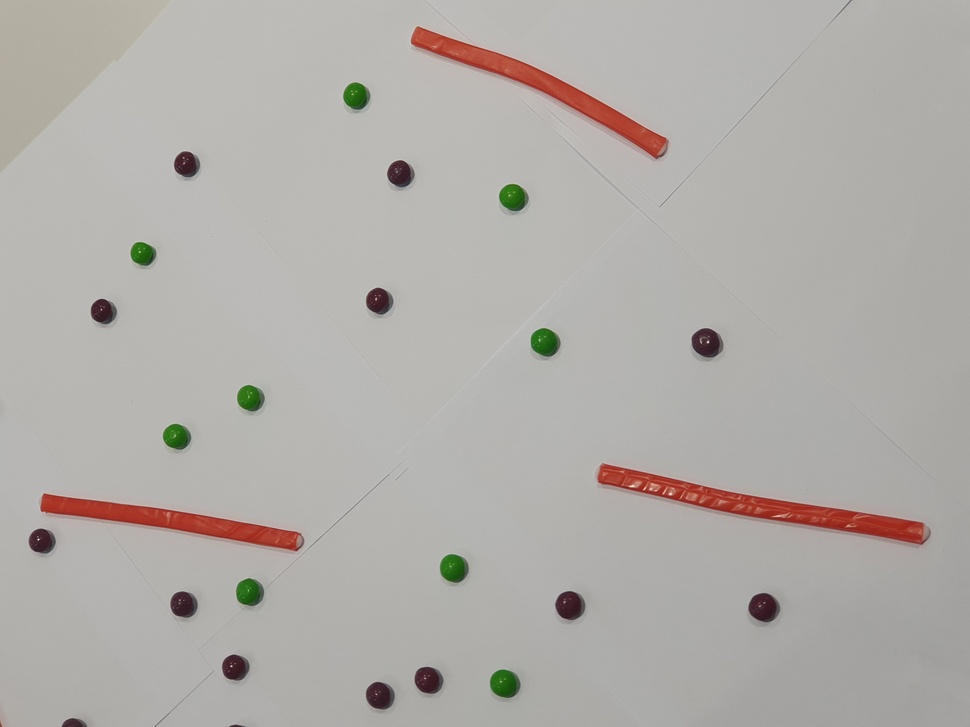
#> input picture images (1)/20230113_102446.jpg, 970 x 727 px, shrunk from 4032 x 3024 before the run
$ python 2572705.py   (older library calls are emulated)
#> lines starting #> are read from the running program, lines starting #| are printed output that depends on the picture; after the words box and inside, x2 and y2 are one past the last pixel; in counts of white or black regions, pixels touching at a corner belong together
#!/usr/bin/env python3
# -*- coding: utf-8 -*-
"""
Created on Fri Mar 24 17:02:51 2023

@author: 2572705
"""

#Importing Necessary Libraries
import numpy as np
import matplotlib.pyplot as plt
from skimage import io,filters
import scipy.ndimage as nd
from skimage.segmentation import clear_border
from scipy.spatial import distance as dist

# cv2 is imported to help with image processing and manipulation
import cv2 as cv

#Imutils is used to extract contours from the cv2 contours making it easier to separate objects
import imutils
from imutils import perspective

def process(img):

    #Reading in image
    im = cv.cvtColor(img, cv.COLOR_BGR2GRAY)

     #Converting image from bgr to rgb
    img1 = cv.cvtColor(img,cv.COLOR_BGR2RGB)

    #Finding threshold for mask
    val = filters.threshold_otsu(im)

    #creating binary mask for background
    drops = nd.binary_fill_holes(im < val)

    #Remove objects touching the border
    #Opened first to prevent accidental removal where nonskittle background
    #noise touches side causing skittle to be removed


    #Setup Kernal as a 30,30 matrix of ones for errosion
    pre_kernel = np.ones((30,30),np.uint8)

    #Applying Open to image
    temp_drops = cv.morphologyEx(drops.astype('uint8'), cv.MORPH_OPEN, pre_kernel)

    #Crearing a mask to remove objects in contact with border and background
    no_back_or_border =  clear_border(temp_drops)


    #Applying mask to each colour
    non_stacked_img = []
    for i in range(3):
        temp = img1[:,:,i]*no_back_or_border
        non_stacked_img.append(temp)


    #restacking each color to reform image
    img1_masked = np.dstack((non_stacked_img[0],non_stacked_img[1],non_stacked_img[2]))

    #grayscaling masked image
    masked_gray = cv.cvtColor(img1_masked, cv.COLOR_RGB2GRAY)

    #Bluring grayscale to make contours easier to find by removing small details
    gray_blur = cv.medianBlur(masked_gray,25)

    #Finds the outline of an Object using cotours
    cnt = cv.findContours(gray_blur,cv.RETR_EXTERNAL, cv.CHAIN_APPROX_SIMPLE)
    cnts = imutils.grab_contours(cnt)


    #Creating a function to find the midpoint of the rectangle that will be drawn around objects
    def midpoint(ptA, ptB):
    	return ((ptA[0] + ptB[0]) * 0.5, (ptA[1] + ptB[1]) * 0.5)

    #Creating empty arrays to be filled
    boxes = []
    new_cnts = []


    #Creating Array of ones the same size as the image to be used later
    mask = np.ones(im.shape[:2], dtype="uint8")*255


    #For loop to find centroids and object shape
    for c in cnts:
        #Creates an Array called box that is a rectangle around an object at its most extreme dimentions
        box = cv.minAreaRect(c)
        box = cv.cv.BoxPoints(box) if imutils.is_cv2() else cv.boxPoints(box)
        #Converts the box values to integers as they should be for pixel values
        box = np.array(box, dtype="int")
        #orders the points in the box varriable
        box = perspective.order_points(box)

        # creates varriables for each corner of the box
        (tl, tr, br, bl) = box
        #Finds the midpoint between each corner using the midpoint fuction created
        (tltrX, tltrY) = midpoint(tl, tr)
        (blbrX, blbrY) = midpoint(bl, br)
        (tlblX, tlblY) = midpoint(tl, bl)
        (trbrX, trbrY) = midpoint(tr, br)

        #Calculates the width and length of the object by measuring distance between midpoints
        Width = dist.euclidean((tltrX, tltrY), (blbrX, blbrY))
        Length = dist.euclidean((tlblX, tlblY), (trbrX, trbrY))

        #Assumes that all desired objects are round and therefore
        #the object should be as wide as it is tall therefore if it's
        #dimention ratio is >2.5:1 it will stored in a separate array (new_cnts)

        if Length<Width*2.5 and Width<Length*2.5:
            boxes.append(box)


        else:
            #Creating a mask to remove the long objects
            cv.drawContours(mask, [c], -1, 0, -1)
            new_cnts.append(c)

    #Converting mask to uint8
    mask = mask.astype('uint8')


    #applying mask of long objects
    Long_objects_removed = cv.bitwise_and(img1_masked, img1_masked, mask = mask)

    #Applying Inverted Mask to Check What Was Removed
    inverted_mask = cv.bitwise_not(mask)


    Removed_Object_Img = cv.bitwise_and(img1_masked, img1_masked, mask = inverted_mask)


    #Converting removed object image to hsv
    Removed_Object_hsv = cv.cvtColor(Removed_Object_Img, cv.COLOR_RGB2HSV)


    #Color Thresholding Removed Image

    brown_long = cv.inRange(Removed_Object_hsv,(95,0,0),(250,190,95))

    green_long = cv.inRange(Removed_Object_hsv,(35,25,25),(80,255,255))


    #Adding Back any skittles that may have been removed by accident
    final_image_mask = green_long+brown_long


    #Creating kernel for closing 'final image'
    kernel = np.ones((50,50),np.uint8)

    #Closing final_image_mask to fill in empty areas within objects eg. bright spots
    final_image_mask = cv.morphologyEx(final_image_mask, cv.MORPH_CLOSE, kernel)


    #isolating objects to be added back to image that were removed if touching long objects
    to_add_back = cv.bitwise_and(img1_masked, img1_masked, mask = final_image_mask)

    #Summing the 2 images to get final image
    final_image = to_add_back + Long_objects_removed
    final_image_hsv=  cv.cvtColor(final_image, cv.COLOR_RGB2HSV)


    #Creating mask to separate green and brown skittls in the final image
    brown_mask_for_count = cv.inRange(final_image_hsv,(100,0,0),(250,250,150))

    green_mask_for_count = cv.inRange(final_image_hsv,(35,25,25),(80,255,255))

    #Applying masks
    brown_iso =  cv.bitwise_and(final_image, final_image, mask = brown_mask_for_count)
    green_iso =  cv.bitwise_and(final_image, final_image, mask = green_mask_for_count)


    #Blurring image to prevent small bright objects being counted
    gray_green_iso = cv.medianBlur(cv.cvtColor(green_iso, cv.COLOR_RGB2GRAY),25)
    gray_brown_iso = cv.medianBlur(cv.cvtColor(brown_iso, cv.COLOR_RGB2GRAY),25)

    #Removing Small Objects
    gray_brown_iso = cv.morphologyEx(gray_brown_iso, cv.MORPH_OPEN, kernel)
    gray_green_iso = cv.morphologyEx(gray_green_iso, cv.MORPH_OPEN, kernel)

    #Eroding to remove touching objects
    erode_kernel = np.ones((25,25),np.uint8)


    gray_brown_iso = cv.erode(gray_brown_iso, erode_kernel, iterations=1)
    gray_green_iso = cv.erode(gray_green_iso, erode_kernel, iterations=1)


    #Finding Centroids
    cnts_green = cv.findContours(gray_green_iso,cv.RETR_EXTERNAL, cv.CHAIN_APPROX_SIMPLE)

    cnts_green = imutils.grab_contours(cnts_green)

    cnts_brown = cv.findContours(gray_brown_iso,cv.RETR_EXTERNAL, cv.CHAIN_APPROX_SIMPLE)

    cnts_brown = imutils.grab_contours(cnts_brown)


    #Counting number of centroids to be returned from function
    number_1 = len(cnts_green)

    number_2 = len(cnts_brown)


    coordinates_1 = []
    coordinates_2 = []

    #filling list with centroid values when number of objects is > 0
    if number_1 >0:
        for i in cnts_green:
            M = cv.moments(i)
            iX = int(M["m10"] / M["m00"])
            iY = int(M["m01"] / M["m00"])
            cent = [iX,iY]
            coordinates_1.append(cent)

    if number_2 >0:
        for i in cnts_brown:
            M = cv.moments(i)
            iX = int(M["m10"] / M["m00"])
            iY = int(M["m01"] / M["m00"])
            cent = [iX,iY]
            coordinates_2.append(cent)

    #Returning required varriable
    return number_1,number_2,coordinates_1,coordinates_2


#do not remove the line below and put all your runtime code down there so that this file can be imported without executing anything
def highlight(image,coordinates_1,coordinates_2,ax=None):
    #do not change this function
    if ax is None:
        fig,ax = plt.subplots()
    ax.imshow(image)
    for x,y in coordinates_1:
        ax.plot(x,y,'ro')
    for x,y in coordinates_2:
        ax.plot(x,y,'wo')

#do not remove the line below and put all your runtime code down there so that this file can be imported without executing anything
if __name__ == "__main__":
    #read an image
    image = io.imread('20230113_102446.jpg')
#> image is the input picture: shape (727, 970, 3); mean R, G, B 176.7, 173.1, 169
    #get the numbers from the function
    n1,n2,coo1,coo2 = process(image)
#> in process, `im = cv.cvtColor(img, cv.COLOR_BGR2GRAY)`:
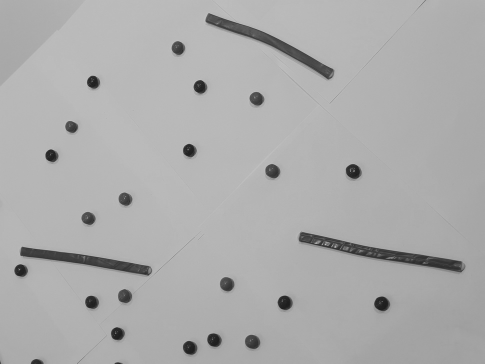
#> im: shape (727, 970) (shown at 1/2 size); min 23, max 248, mean 172.4
#> in process, `val = filters.threshold_otsu(im)`: val = 121
#> in process, `drops = nd.binary_fill_holes(im < val)`:
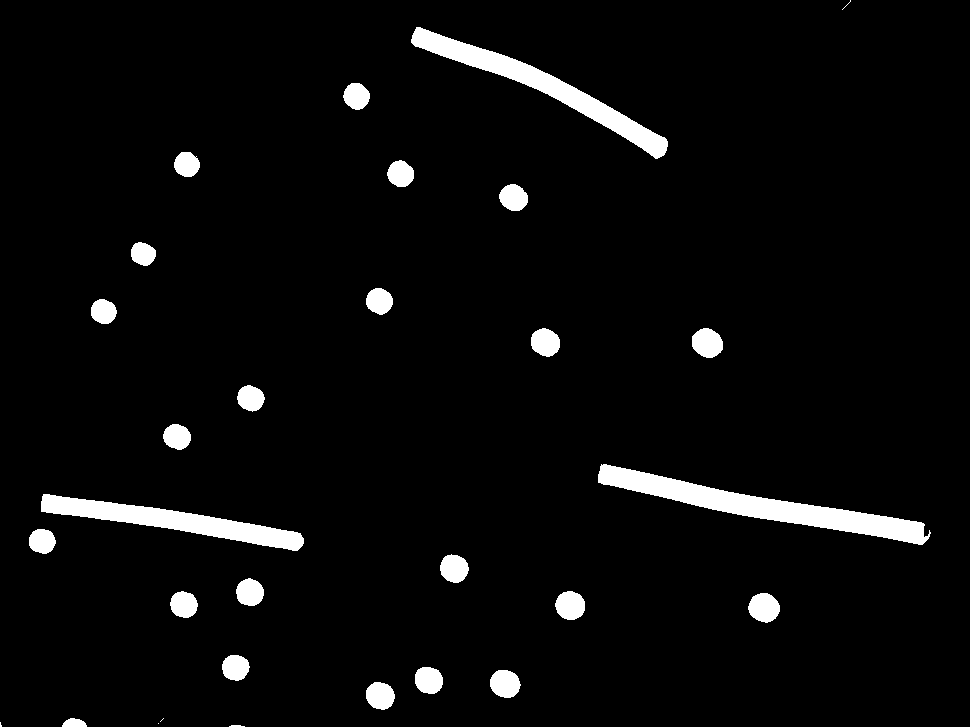
#> drops: shape (727, 970) bool; 4.2% white; 30 white regions (4 under 20 px), largest, box (x1, y1, x2, y2) and area: (598, 464, 931, 545) 6958, (411, 27, 668, 159) 5481, (41, 494, 304, 551) 4888
#> after the loop in process, `for i in range(3):`: non_stacked_img = 3 items
#> in process, `cnt = cv.findContours(gray_blur,cv.RETR_EXTERNAL, cv.CHAIN_APPROX_SIMP..`: cnt = 0 contours
#> in process, `cnts = imutils.grab_contours(cnt)`: cnts = []
#> in process, `cnts_green = cv.findContours(gray_green_iso,cv.RETR_EXTERNAL, cv.CHAIN..`: cnts_green = 0 contours
#> in process, `cnts_green = imutils.grab_contours(cnts_green)`: cnts_green = []
#> in process, `cnts_brown = cv.findContours(gray_brown_iso,cv.RETR_EXTERNAL, cv.CHAIN..`: cnts_brown = 0 contours
#> in process, `cnts_brown = imutils.grab_contours(cnts_brown)`: cnts_brown = []
#> in process, `number_1 = len(cnts_green)`: number_1 = 0
#> n1 = 0; n2 = 0; coo1 = []; coo2 = []
    #plot it
    highlight(image,coo1,coo2)
    plt.show()

$ run again, with images (1)/20230113_102123.jpg copied over images (1)/20230113_102446.jpg
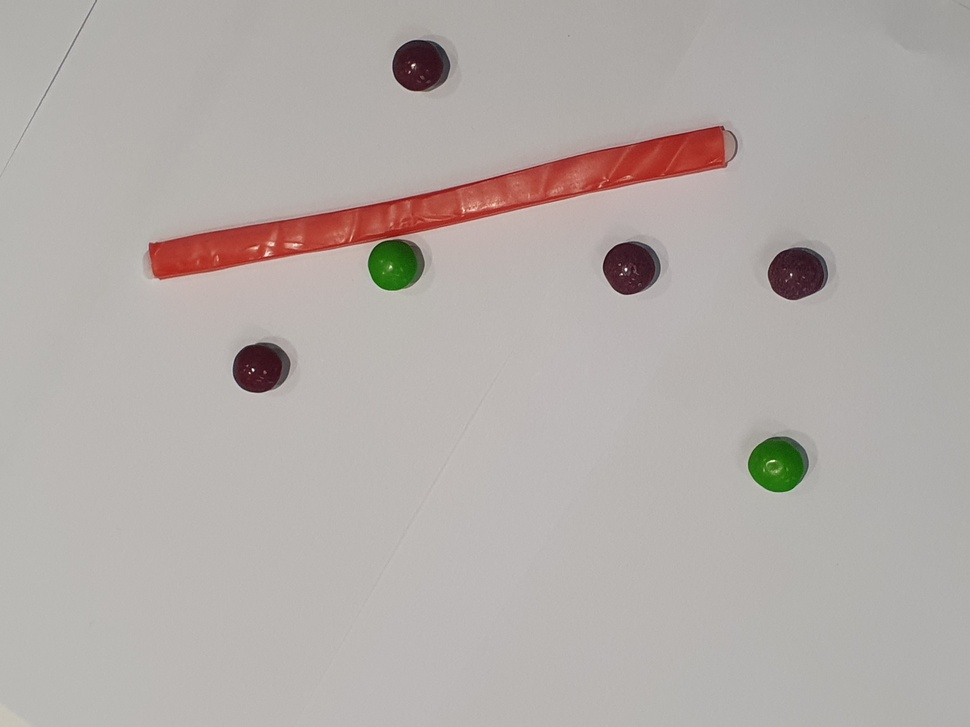
#> input picture images (1)/20230113_102123.jpg, 970 x 727 px, shrunk from 4032 x 3024 before the run
#> image is the input picture: shape (727, 970, 3); mean R, G, B 179, 172, 168.5
#> val = 121
#> drops: shape (727, 970) bool; 5.3% white; 25 white regions (17 under 20 px), largest, box (x1, y1, x2, y2) and area: (149, 126, 738, 280) 22764, (748, 437, 809, 492) 2594, (768, 247, 828, 300) 2472
#> temp_drops: shape (727, 970); values 0 (black) and 1 (white), 4.9% white; 7 white regions
#> after the loop in process, `for i in range(3):`: non_stacked_img = 3 items
#> cnt = 6 contours; box (x1, y1, x2, y2) and area: (154, 131, 732, 288) 23705, (755, 441, 805, 489) 1930, (774, 252, 824, 296) 1797, (398, 44, 446, 89) 1760, (609, 246, 656, 291) 1718, (238, 347, 285, 390) 1635
#> cnts has the same summary as cnt
#> the loop in process, `for c in cnts:` made 6 passes
#> (tl, tr, br, bl, tltrX, tltrY, blbrX, blbrY) on passes 1 to 6: ([755, 441], [804, 441], [804, 488], [755, 488], 779.5, 441, 779.5, 488), ([238, 347], [284, 347], [284, 389], [238, 389], 261, 347, 261, 389), ([774, 252], [823, 252], [823, 295], [774, 295], 798.5, 252, 798.5, 295), ([609, 246], [655, 246], [655, 290], [609, 290], 632, 246, 632, 290), ([149, 244], [727, 124], [746, 215], [169, 335], 438, 184, 457.5, 275), ([398, 44], [445, 44], [445, 88], [398, 88], 421.5, 44, 421.5, 88)
#> after the loop in process, `for c in cnts:`:
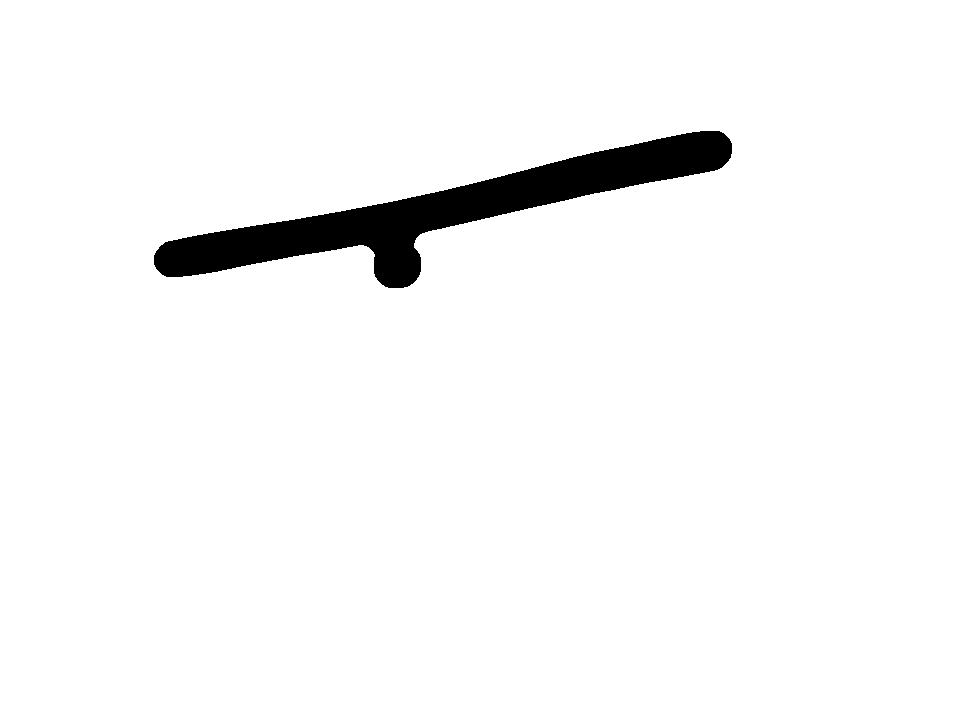
#> mask: shape (727, 970); 96.5% white; 1 black region
#> after the loop in process, `for c in cnts:`: boxes = [[[755, 441], [804, 441], [804, 488], [755, 488]], [[238, 347], [284, 347], [284, 389], [238, 389]], [[774, 252], [823, 252], [823, 295], [774, 295]], [[609, 246], [655, 246], [655, 290], [609, 290]], [[398, 44], [445, 44], [445, 88], [398, 88]]]; new_cnts = 1 contour; box (x1, y1, x2, y2) and area: (154, 131, 732, 288) 23705
#> inverted_mask: shape (727, 970); 3.5% white; 1 white region, box (x1, y1, x2, y2) and area: (154, 131, 732, 288) 24331
#> Removed_Object_hsv: shape (727, 970, 3); mean H, S, V 3.9, 5.8, 5.7
#> brown_long: shape (727, 970); 0% white in thin lines or dots, all inside (x1, y1, x2, y2) = (409, 243, 421, 259)
#> green_long: shape (727, 970); 0.25% white; 1 white region, box (x1, y1, x2, y2) and area: (374, 243, 421, 288) 1791
#> final_image_hsv: shape (727, 970, 3); mean H, S, V 1.9, 2.6, 1.4
#> brown_mask_for_count: shape (727, 970); 1.1% white; 29 white regions (23 under 20 px), largest, box (x1, y1, x2, y2) and area: (774, 252, 824, 296) 2061, (398, 44, 446, 89) 2016, (609, 246, 656, 291) 1977, (238, 347, 285, 390) 1901, (410, 243, 421, 252) 38, (722, 157, 732, 168) 23
#> in process, `green_mask_for_count = cv.inRange(final_image_hsv,(35,25,25),(80,255,2..`:
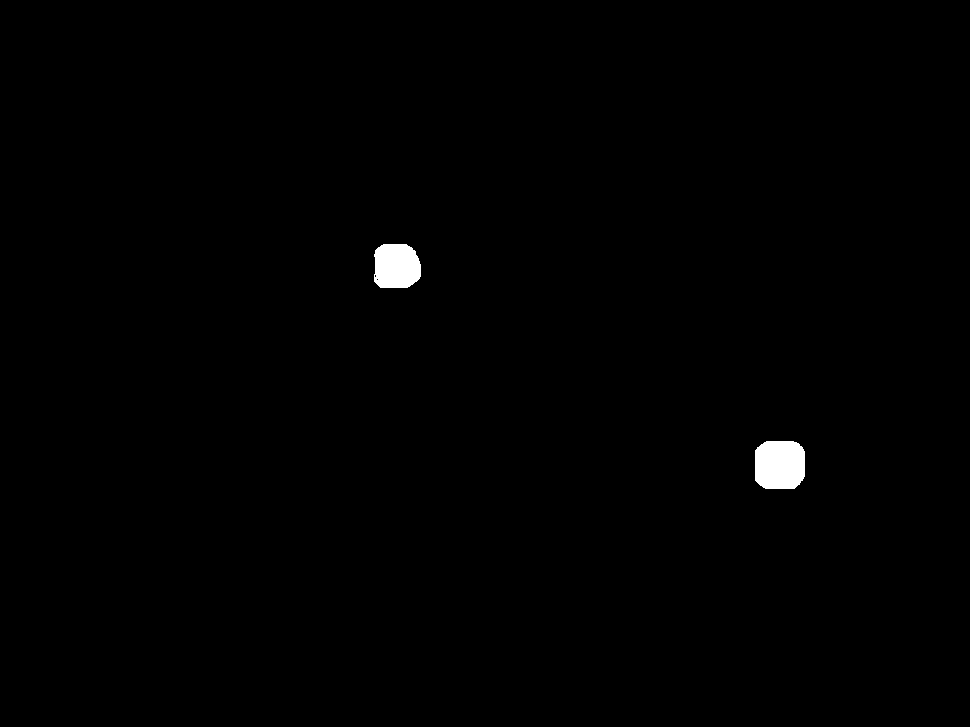
#> green_mask_for_count: shape (727, 970); 0.57% white; 2 white regions, box (x1, y1, x2, y2) and area: (755, 441, 805, 489) 2210, (374, 244, 421, 288) 1818
#> in process, `cnts_green = cv.findContours(gray_green_iso,cv.RETR_EXTERNAL, cv.CHAIN..`: cnts_green = 0 contours
#> in process, `cnts_green = imutils.grab_contours(cnts_green)`: cnts_green = []
#> in process, `cnts_brown = cv.findContours(gray_brown_iso,cv.RETR_EXTERNAL, cv.CHAIN..`: cnts_brown = 0 contours
#> in process, `cnts_brown = imutils.grab_contours(cnts_brown)`: cnts_brown = []
#> number_1 = 0
#> coo1 = []
